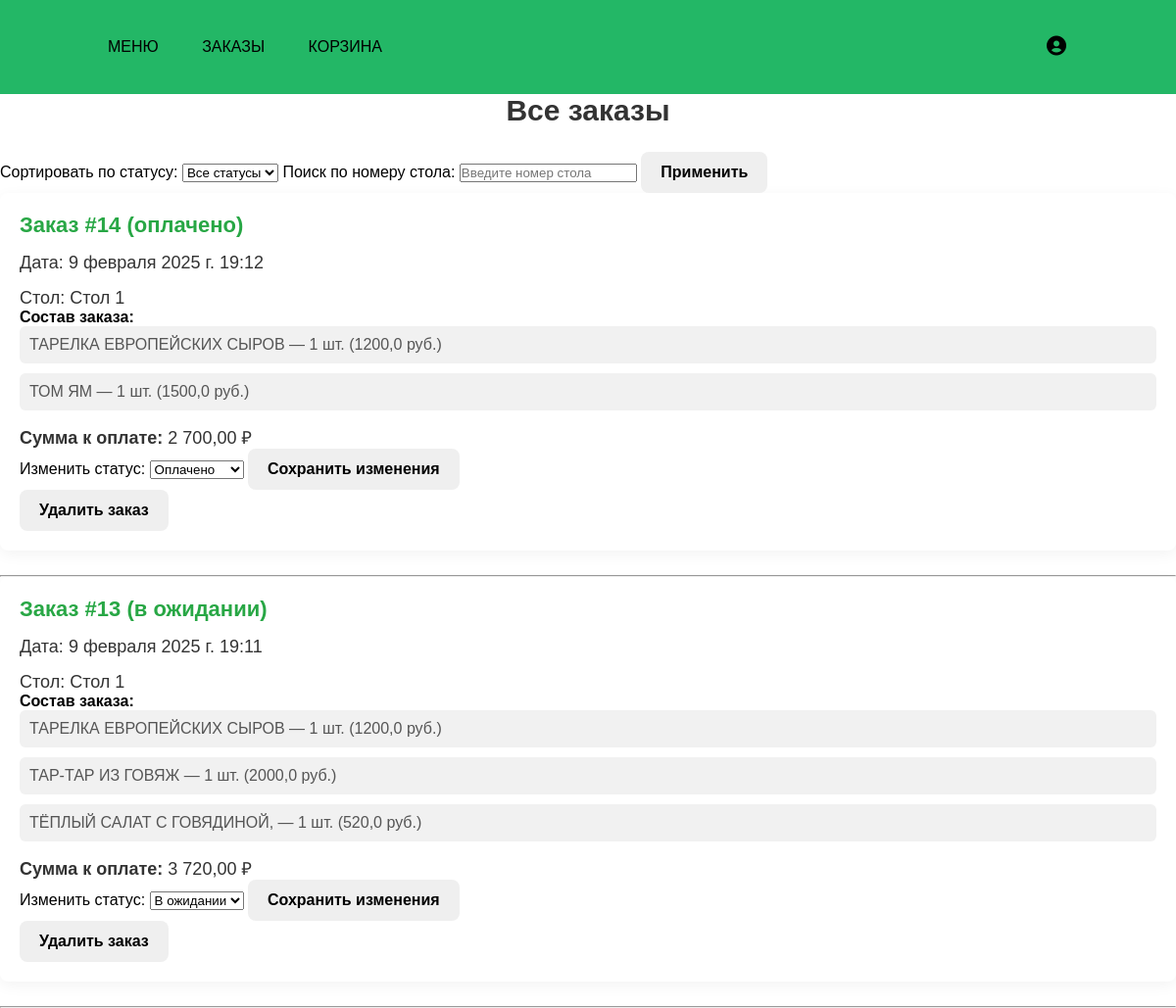
/orders/list/ (signed in), run on the app's committed database.
### orders/models.py (models this page shows, shortened)
class Order(models.Model):
    READY = 0
    PAID = 1
    WAITING = 2
    STATUSES = (
        (WAITING, 'в ожидании'),
        (PAID, 'оплачено'),
        (READY, 'готово'),
    )
    table_number = models.ForeignKey(Table, on_delete=models.CASCADE)
    basket_history = models.JSONField(default=dict)
    created = models.DateTimeField(auto_now_add=True)
    initiator = models.ForeignKey(User, on_delete=models.CASCADE, blank=True, null=True)
    status = models.SmallIntegerField(default=WAITING, choices=STATUSES)
    order_total = models.DecimalField(max_digits=10, decimal_places=2, default=0)  # Добавляем поле для общей суммы
    class Meta:
        verbose_name = ("Order")
        verbose_name_plural = ("Orders")

### main/models.py (models this page shows)
class Table(models.Model):
    table_number = models.IntegerField("Номер стола", unique=True)
    class Meta:
        verbose_name = "Table"
        verbose_name_plural = "Tables"
    def __str__(self):
        return f"Стол {self.table_number}"

### orders/views.py (the view)
# urls.py: path("list/", OrderListView.as_view(), name="order_list"),
class OrderListView(LoginRequiredMixin, ListView):
    model = Order
    template_name = "orders/order_list.html"
    context_object_name = "orders"
    def get_queryset(self):
        queryset = Order.objects.all() if self.request.user.is_superuser or self.request.user.is_staff else Order.objects.filter(initiator=self.request.user)
        status_filter = self.request.GET.get('status')
        if status_filter:
            queryset = queryset.filter(status=status_filter)
        table_filter = self.request.GET.get('table_number')
        if table_filter:
            queryset = queryset.filter(table_number__id=table_filter)
        return queryset.order_by('status', '-created')

### main/context_processors.py (called while the page is built)
def basket(request):
    user = request.user
    baskets = Basket.objects.filter(user=user) if user.is_authenticated else []
    order_total = sum(basket.product.price * basket.quantity for basket in baskets)
    return {
        'basket': baskets,
        'order_total': order_total,
    }

### orders/templates/orders/order_list.html (shortened to what this page needs)
{% extends "main/base.html" %}
{% load static %}
{% load humanize %}
{% block extra_css %}
    <link rel="stylesheet" href="{% static 'orders/css/order_list/order_list.css' %}">
{% endblock %}
{% block body %}
{% include 'main/base.html' %}
{% if user.is_superuser or user.is_staff %}
    <h2>Все заказы</h2>
    <form method="get">
        <label for="status">Сортировать по статусу:</label>
        <select name="status" id="status">
            <option value="">Все статусы</option>
        </select>
        <label for="table_number">Поиск по номеру стола:</label>
        <input type="text" name="table_number" id="table_number" value="{{ request.GET.table_number }}" placeholder="Введите номер стола">
        <button type="submit">Применить</button>
    </form>
{% else %}
    <h2>Ваши заказы</h2>
{% endif %}
{% for order in orders %}
    <div class="order">
        <h3>Заказ #{{ order.id }} ({{ order.get_status_display }})</h3>
        <p>Дата: {{ order.created }}</p>
        <p>Стол: {{ order.table_number }}</p>
        <h4>Состав заказа:</h4>
        <ul>
            {% for item in order.basket_history %}
                <li>{{ item.product }} — {{ item.quantity }} шт. ({{ item.total }} руб.)</li>
            {% endfor %}
        </ul>
        <p><strong>Сумма к оплате:</strong> {{ order.order_total|intcomma }} ₽</p>
        {% if user.is_superuser or user.is_staff %}
            <form method="post" action="{% url 'orders:order_list' %}">
                <label for="status">Изменить статус:</label>
                <select name="status" id="status">
                    <option value="1" {% if order.status == 1 %}selected{% endif %}>Оплачено</option>
                    <option value="2" {% if order.status == 2 %}selected{% endif %}>В ожидании</option>
                </select>
                <button type="submit">Сохранить изменения</button>
            </form>
        {% endif %}
        {% if user.is_superuser or user.is_staff %}
            <form action="{% url 'orders:order_delete' order.id %}" method="post">
                <button type="submit" class="btn btn-danger">Удалить заказ</button>
            </form>
        {% endif %}
    </div>
    <hr>
{% empty %}
    <p>У вас нет заказов.</p>
{% endfor %}
{% endblock %}

### orders/static/orders/css/order_list/order_list.css (style rules this page uses)
h2 { font-size: 30px; font-weight: bold; color: #333; margin-bottom: 25px; text-align: center; }
.order { background-color: #ffffff; padding: 20px; border-radius: 8px; box-shadow: 0px 4px 15px rgba(0, 0, 0, 0.05); margin-bottom: 25px; transition: transform 0.3s ease, box-shadow 0.3s ease; }
.order h3 { font-size: 22px; font-weight: bold; color: #28a745; margin-bottom: 10px; }
.order ul { list-style: none; padding-left: 0; }
.order ul li { font-size: 16px; color: #555; background-color: #f1f1f1; border-radius: 6px; padding: 10px; margin-bottom: 10px; transition: background-color 0.3s ease; }
.order p { font-size: 18px; color: #333; font-weight: 500; margin-top: 15px; }
button, .cancel, .confirm { padding: 12px 20px; border: none; border-radius: 8px; font-size: 16px; cursor: pointer; transition: all 0.3s ease; font-weight: bold; text-decoration: none; }

### main/static/main/css/base/base.css (style rules this page uses)
* { margin: 0; padding: 0%; font-family: 'Trebuchet MS', 'Lucida Sans Unicode', 'Lucida Grande', 'Lucida Sans', Arial, sans-serif; }

### data on the page
Order: id "14", status "оплачено", created "9 февраля 2025 г. 19:12", table_number "Стол 1", product "ТАРЕЛКА ЕВРОПЕЙСКИХ СЫРОВ" "ТОМ ЯМ", quantity "1" "1", total "1200,0" "1500,0", order_total "2 700,00", status "Оплачено"
Order: id "13", status "в ожидании", created "9 февраля 2025 г. 19:11", table_number "Стол 1", product "ТАРЕЛКА ЕВРОПЕЙСКИХ СЫРОВ" "ТАР-ТАР ИЗ ГОВЯЖ" "ТЁПЛЫЙ САЛАТ С ГОВЯДИНОЙ,", quantity "1" "1" "1", total "1200,0" "2000,0" "520,0", order_total "3 720,00", status "В ожидании"
